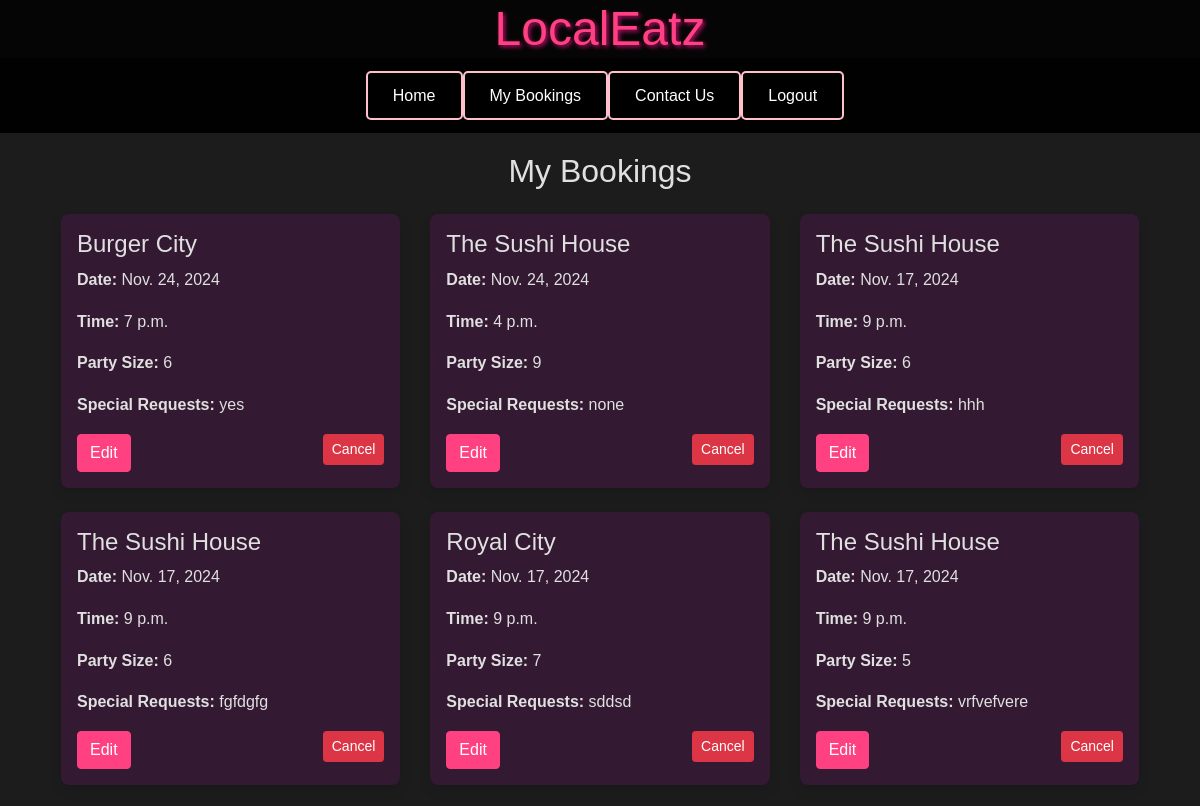
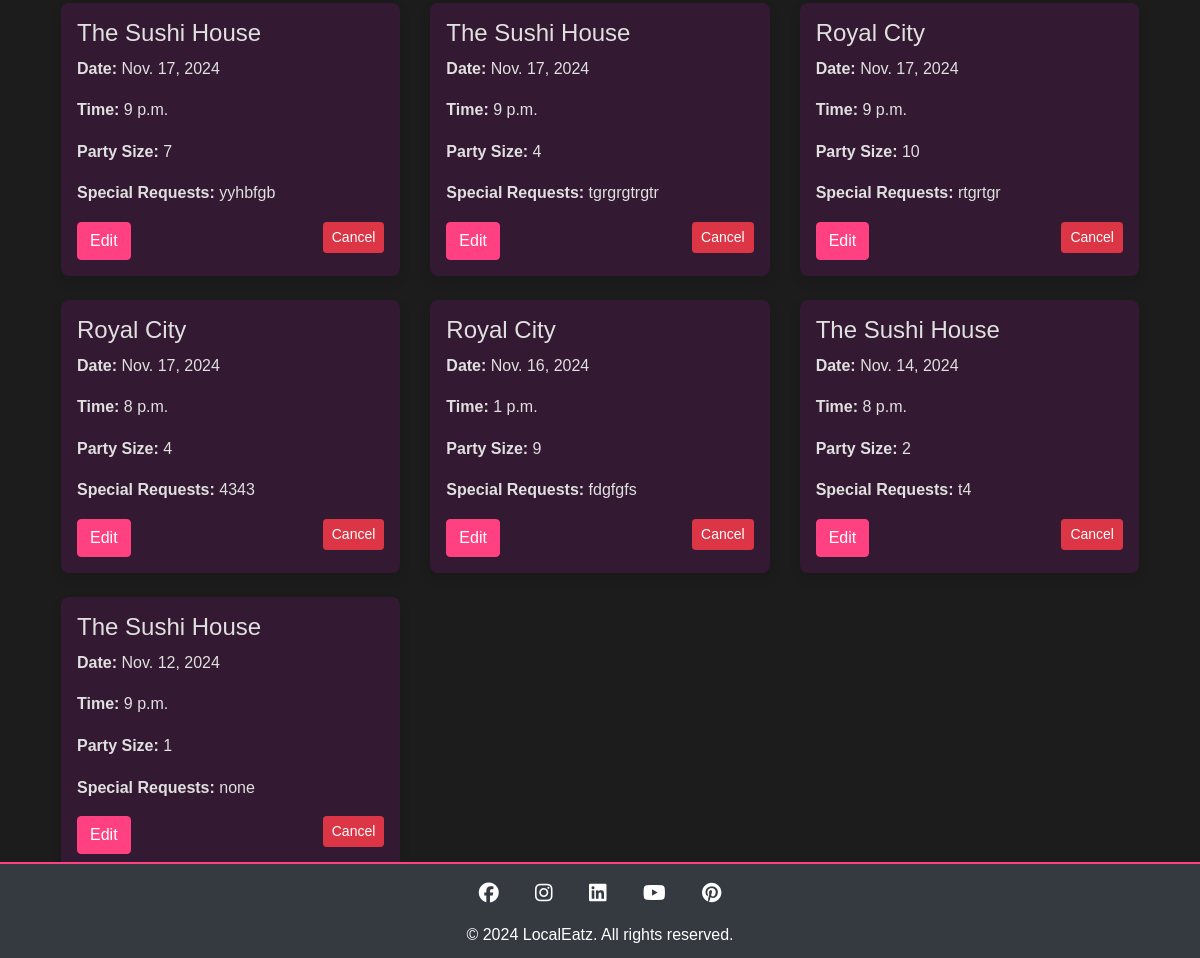
The page /restaurants/my-bookings/ (signed in) on the database as committed earlier (2 pictures, top to bottom).
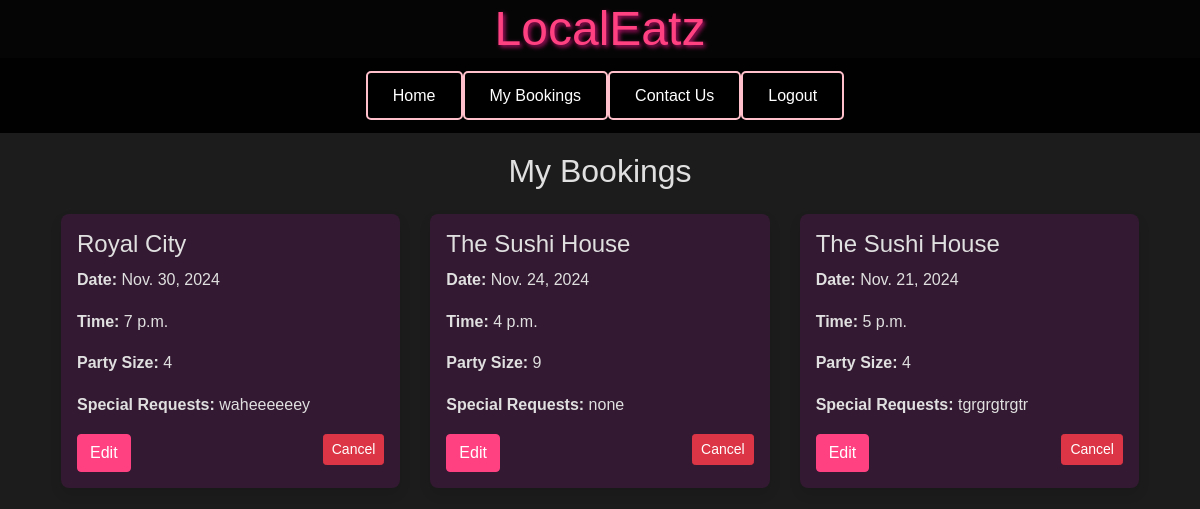
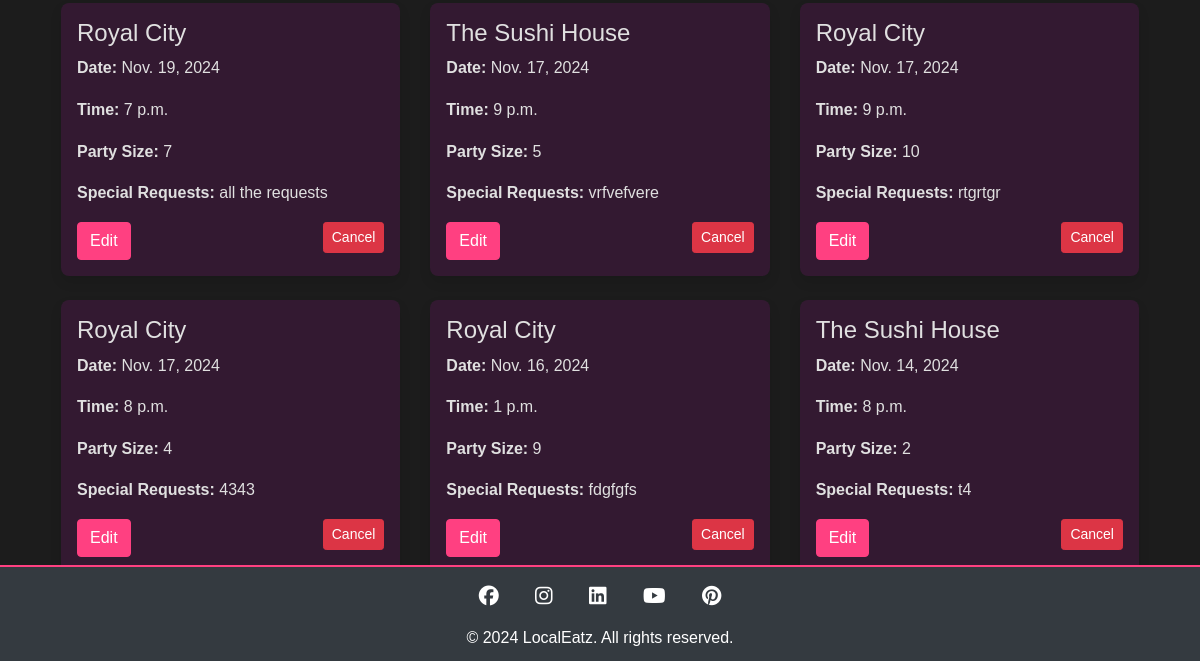
The same page on the database as committed later (2 pictures, top to bottom).
### restaurants/models.py (models this page shows, shortened)
class Booking(models.Model):
    user = models.ForeignKey(User, on_delete=models.SET_NULL, null=True)
    restaurant = models.ForeignKey(Restaurant, on_delete=models.CASCADE)
    name = models.CharField(max_length=100)
    email = models.EmailField()
    phone_number = models.CharField(max_length=15, blank=True)
    date = models.DateField()
    time = models.TimeField()
    party_size = models.PositiveIntegerField()
    special_requests = models.TextField(blank=True, null=True)
    created_at = models.DateTimeField(auto_now_add=True)
    updated_at = models.DateTimeField(auto_now=True)

class Restaurant(models.Model):
    name = models.CharField(max_length=255)
    address = models.CharField(max_length=255)
    description = models.TextField(blank=True)
    max_tables = models.PositiveIntegerField(default=3)
    cuisine_type = models.CharField(max_length=100, blank=True)

### restaurants/views.py (the view)
# urls.py: path('my-bookings/', views.my_bookings, name='my_bookings'),
@login_required
def my_bookings(request):
    bookings = Booking.objects.filter(user=request.user).order_by('-date', '-time')
    return render(request, 'restaurants/my_bookings.html', {'bookings': bookings})

### restaurants/templates/restaurants/my_bookings.html (shortened to what this page needs)
{% extends 'base.html' %}
{% block content %}
<div class="container mt-4">
    <h2 class="text-center mb-4">My Bookings</h2>
    {% if bookings %}
    <div class="row">
        {% for booking in bookings %}
        <div class="col-md-6 col-lg-4 mb-4">
            <div class="booking-item p-3">
                <h4>{{ booking.restaurant.name }}</h4>
                <p><strong>Date:</strong> {{ booking.date }}</p>
                <p><strong>Time:</strong> {{ booking.time }}</p>
                <p><strong>Party Size:</strong> {{ booking.party_size }}</p>
                {% if booking.special_requests %}
                <p><strong>Special Requests:</strong> {{ booking.special_requests }}</p>
                {% endif %}
                <div class="d-flex justify-content-between mt-3">
                    <a href="{% url 'edit_booking' booking.id %}" class="btn btn-primary">Edit</a>
                    <form method="GET" action="{% url 'cancel_booking' booking.id %}">
                        <button type="submit" class="btn btn-sm btn-danger">Cancel</button>
                    </form>
                </div>
            </div>
        </div>
        {% endfor %}
    </div>
    {% else %}
    <p class="text-center">You have no bookings yet.</p>
    {% endif %}
</div>
{% endblock %}

Rows that differ between the two databases and show on the page:
removed Booking: restaurant.name "Burger City", date "Nov. 24, 2024", time "7 p.m.", party_size "6", special_requests "yes"
removed Booking: restaurant.name "The Sushi House", date "Nov. 17, 2024", time "9 p.m.", party_size "6", special_requests "hhh"
removed Booking: restaurant.name "The Sushi House", date "Nov. 17, 2024", time "9 p.m.", party_size "6", special_requests "fgfdgfg"
removed Booking: restaurant.name "Royal City", date "Nov. 17, 2024", time "9 p.m.", party_size "7", special_requests "sddsd"
removed Booking: restaurant.name "The Sushi House", date "Nov. 17, 2024", time "9 p.m.", party_size "7", special_requests "yyhbfgb"
removed Booking: restaurant.name "The Sushi House", date "Nov. 12, 2024", time "9 p.m.", party_size "1", special_requests "none"
added Booking: restaurant.name "Royal City", date "Nov. 30, 2024", time "7 p.m.", party_size "4", special_requests "waheeeeeey"
changed Booking "tgrgrgtrgtr": date "Nov. 17, 2024" → "Nov. 21, 2024"; time "9 p.m." → "5 p.m."; moves up the list
added Booking: restaurant.name "Royal City", date "Nov. 19, 2024", time "7 p.m.", party_size "7", special_requests "all the requests"
